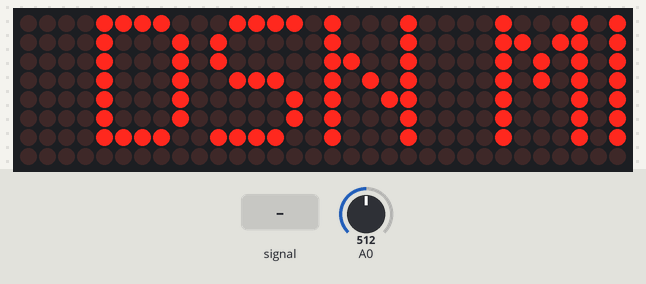
The sketch below on a simulated ESP8266 (NodeMCU). Parts: 32×8 LED matrix. The test bench sets the inputs (shaded band); at power-on: A0 = 512.

Above: at 1.2 s.
1.3 s: A0 fed a 200 Hz sine of ±81 counts around its level
At 1.61 s:
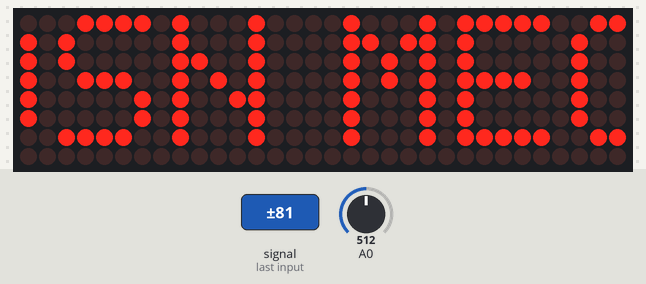
2.9 s: A0 set to 716
At 3.08 s:
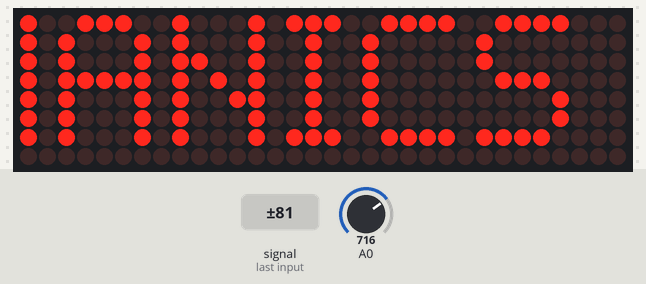
4.4 s: A0 set to 900
At 4.61 s:
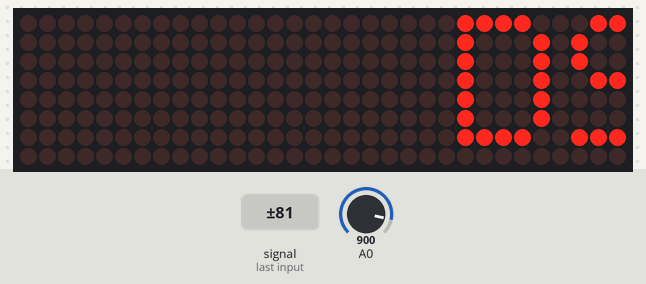
5.9 s: A0 set to 1023
At 6.05 s:
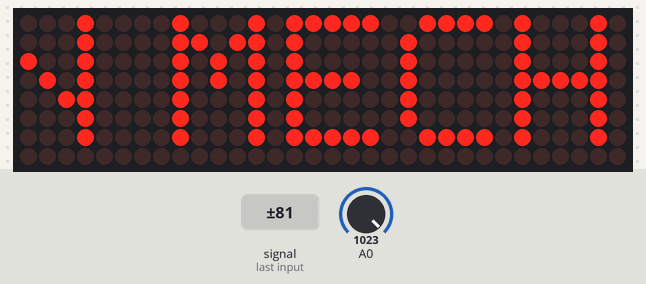
Timing chart, 0 to 8.4 s (numbered marks = the images above; inputs shaded):
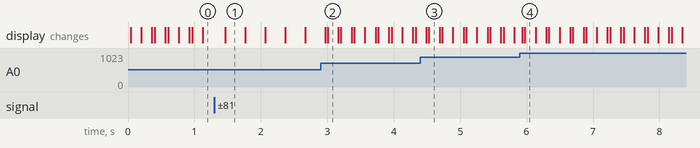

The sketch:

v3.ino
```cpp
#include <MD_Parola.h>
#include <MD_MAX72XX.h>
#include <SPI.h>

#define HARDWARE_TYPE MD_MAX72XX::FC16_HW
#define MAX_DEVICES 4
#define DATA_PIN    D7
#define CLK_PIN     D5
#define CS_PIN      D8

MD_Parola parola = MD_Parola(HARDWARE_TYPE, DATA_PIN, CLK_PIN, CS_PIN, MAX_DEVICES);

char message[] = "DSN MECHANICS ";
uint8_t speed = 40;
uint8_t brightness = 8;

void setup() {
  parola.begin();
  parola.setIntensity(brightness);
  parola.setZone(0, 0, MAX_DEVICES - 1);
  parola.displayZoneText(0, message, PA_CENTER, speed, 0, PA_SCROLL_LEFT, PA_SCROLL_LEFT);

  parola.displayAnimate();
}

void loop() {
  int potValue = analogRead(A0);

  uint8_t newBrightness = map(potValue, 0, 1023, 0, 15);

  if (newBrightness != brightness) {
    brightness = newBrightness;
    parola.setIntensity(brightness);
  }

  if (parola.displayAnimate()) {
    parola.displayReset(0);
  }
}
```
